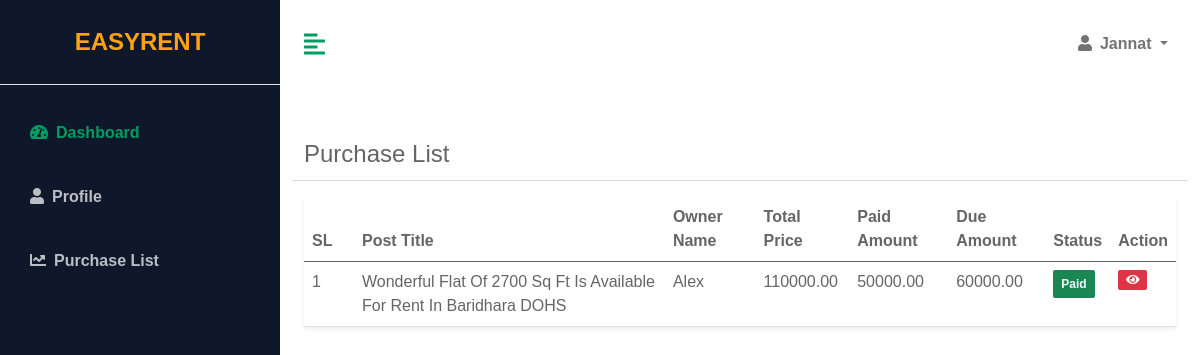
The page /account/purchase-list (signed in) on the database its author committed.
### App_Rental/models.py (models this page shows, shortened)
class HouseRent(models.Model):
    post = models.ForeignKey(House,on_delete=models.CASCADE)
    user = models.ForeignKey(User,on_delete=models.CASCADE)
    is_paid = models.BooleanField(default=False)
    transaction_id = models.CharField(max_length=1000)
    created =models.DateTimeField(auto_now=True,auto_now_add=False)
    updated=models.DateField(auto_now=False,auto_now_add=True)
    def due_amount(self):
        return self.post.monthly_rent-self.post.advacne_rent

class House(models.Model):
    def next_month_first_day():
        today = timezone.localdate()
        first_day_next_month = today.replace(day=1) + timedelta(days=32 - today.day)
        return first_day_next_month
    owner = models.ForeignKey(User, on_delete=models.CASCADE)
    title = models.CharField(max_length=500, blank=False)
    city = models.ForeignKey(City, on_delete=models.DO_NOTHING)
    address = models.CharField(max_length=500, blank=False)
    rent_from = models.DateField(default=next_month_first_day)
    house_type = models.CharField(max_length=10, choices=HOUSE_TYPE_LIST, default="1")
    house_name = models.CharField(max_length=200, null=True)
    house_area = models.IntegerField(default=800)
    description = RichTextField(null=True)
    is_parking = models.BooleanField(default=True)
    total_bedrooms = models.IntegerField(default=0)
    total_bathrooms = models.IntegerField(default=0)
    floor_no = models.IntegerField(default=0)
    map_link =models.CharField(max_length=10000,blank=True)
    monthly_rent = models.DecimalField(max_digits=10, decimal_places=2, default=Decimal('0.00'))
    advacne_rent = models.DecimalField(max_digits=10, decimal_places=2, default=Decimal('0.00'))
    images = models.ManyToManyField('HouseImage', related_name='houses', blank=True)
    is_active=models.BooleanField(default=False)
    is_reject=models.BooleanField(default=False)
    is_rented=models.BooleanField(default=False)
    created=models.DateTimeField(auto_now=True,auto_now_add=False)

### App_Account/views.py (the view)
# urls.py: path('purchase-list',PurchaseListView,name='purchaselist'),
@renter_required
def PurchaseListView(request):
    myrent_list=HouseRent.objects.filter(user=request.user,is_paid=True)
    context={
        'myrent_list':myrent_list
    }
    return render(request,'App_Dashboard/purchase_list.html',context)

### App_Account/views.py (called while the page is built)
def renter_required(view_func):
    @wraps(view_func)
    def wrapper(request, *args, **kwargs):
        if request.user.is_authenticated and request.user.userprofile.userType == "2":
            return view_func(request, *args, **kwargs)
        else:
            return render(request, 'accessdenied.html')
    return wrapper

### templates/App_Dashboard/purchase_list.html (shortened to what this page needs)
{% extends 'App_Dashboard/base.html'%}
{% load static%}
{% block dashboard%}
{% block css %}
<link href="https://cdn.datatables.net/v/dt/dt-2.0.3/datatables.min.css" rel="stylesheet">
{% endblock %}
<div class="container-fluid px-4">
    <div class="row my-5">
        <div class="col-lg-12 mb-2">
            <span class="mb-3" style="font-size: 24px;">Purchase List
        </div>
        <hr>
        <div class="col">
            <table class="table bg-white rounded shadow-sm  table-hover" id="rentlist">
                <thead>
                    <tr>
                        <th scope="col" width="50">SL</th>
                        <th scope="col">Post Title</th>
                        <th scope="col">Owner Name</th>
                        <th scope="col">Total Price</th>
                        <th scope="col">Paid Amount</th>
                        <th scope="col">Due Amount</th>
                        <th scope="col">Status</th>
                        <th scope="col">Action</th>
                    </tr>
                </thead>
                <tbody>
                    {% for item in myrent_list%}
                    <tr>
                        <td>{{forloop.counter}}</td>
                        <td>{{item.post.title}}</td>
                        <td>{{item.post.owner}}</td>
                        <td>{{item.post.monthly_rent}}</td>
                        <td>{{item.post.advacne_rent}}</td>
                        <td>{{item.due_amount}}</td>
                        <td>
                            {% if item.is_paid == True %}
                            <span class="badge bg-success text-light p-2">Paid</span>
                            {% else %}
                            <span class="badge bg-warning text-light p-2">cancel</span>
                            {% endif %}
                        </td>
                        <td>
                            <div class="d-flex align-items-center list-action">
                                <a class="badge bg-danger" href="{% url 'App_Account:purchasedetails' item.id %}"><i
                                        class="fa fa-eye"></i></a>
                            </div>
                        </td>
                    </tr>
                    {% endfor %}
                </tbody>
            </table>
        </div>
    </div>
</div>
{% endblock %}

### templates/App_Dashboard/base.html (shortened to what this page needs)
{% load static%}
<!DOCTYPE html>
<html lang="en">
<head>
    <link rel="stylesheet" href="https://cdnjs.cloudflare.com/ajax/libs/font-awesome/5.15.3/css/all.min.css" />
    <link rel="stylesheet" href="{% static 'css/bootstrap.min.css'%}">
    <link rel="stylesheet" href="{% static 'css/dashboard.css'%}">
    <link href="{% static 'alert/css/alert.css'%}" rel="stylesheet" />
    <link href="{% static 'alert/themes/default/theme.css'%}" rel="stylesheet" />
    {% block css%}
    {% endblock%}
</head>
<body>
    <div class="d-flex" id="wrapper">
        <div class="bg-dark" id="sidebar-wrapper">
            <div class="sidebar-heading text-center py-4 primary-text fs-4 fw-bold text-uppercase border-bottom">
                <a href="{% url 'home' %}">EasyRent</a>
            </div>
            <div class="list-group list-group-flush my-3">
                {% if request.user.is_superuser %}
                {% include 'App_Dashboard/superadminmenu.html'%}
                {% else %}
                {% include 'App_Dashboard/othermenu.html'%}
                {% endif%}
            </div>
        </div>
        <div id="page-content-wrapper">
            <nav class="navbar navbar-expand-lg navbar-light bg-transparent py-4 px-4">
                <div class="d-flex align-items-center">
                    <i class="fas fa-align-left primary-text fs-4 me-3" id="menu-toggle"></i>
                </div>
                <div class="collapse navbar-collapse" id="navbarSupportedContent">
                    <ul class="navbar-nav ms-auto mb-2 mb-lg-0">
                        <li class="nav-item dropdown">
                            <a class="nav-link dropdown-toggle second-text fw-bold" href="#" id="navbarDropdown"
                                role="button" data-bs-toggle="dropdown" aria-expanded="false">
                                <i class="fas fa-user me-2"></i>{{request.user}}
                            </a>
                        </li>
                    </ul>
                </div>
            </nav>
            {% block dashboard %}
            {% endblock%}
        </div>
    </div>
</body>
</html>

### static/css/dashboard.css (style rules this page uses)
:root { --main-bg-color: #009d63; --main-text-color: #009d63; --second-text-color: #bbbec5; --second-bg-color: #c1efde; }
.primary-text { color: var(--main-text-color); }
.second-text { color: var(--second-text-color); }
#wrapper { overflow-x: hidden; background-color: #ffffff; }
#sidebar-wrapper { min-height: 100vh; position: fixed; width: 280px; left: 0; margin-left: -15rem; -webkit-transition: margin 0.25s ease-out; -moz-transition: margin 0.25s ease-out; -o-transition: margin 0.25s ease-out; transition: margin 0.25s ease-out; }
#sidebar-wrapper .sidebar-heading { padding: 0.875rem 1.25rem; font-size: 1.2rem; }
#sidebar-wrapper .list-group { width: 15rem; }
#page-content-wrapper { position: relative; height: 100vh !important; width: calc(100% - 280px); left: 280px; transition: 0.3s ease; }
#menu-toggle { cursor: pointer; }
@media (min-width: 768px) { #sidebar-wrapper { margin-left: 0; } }

### rows shown on the page
HouseRent: post "Wonderful Flat Of 2700 Sq Ft Is Available For Rent In Baridhara DOHS", post.owner "Alex", post.monthly_rent "110000.00", post.advacne_rent "50000.00", due_amount "60000.00", is_paid "Paid"

### other values the page prints
{{ request.user }} "Jannat"
